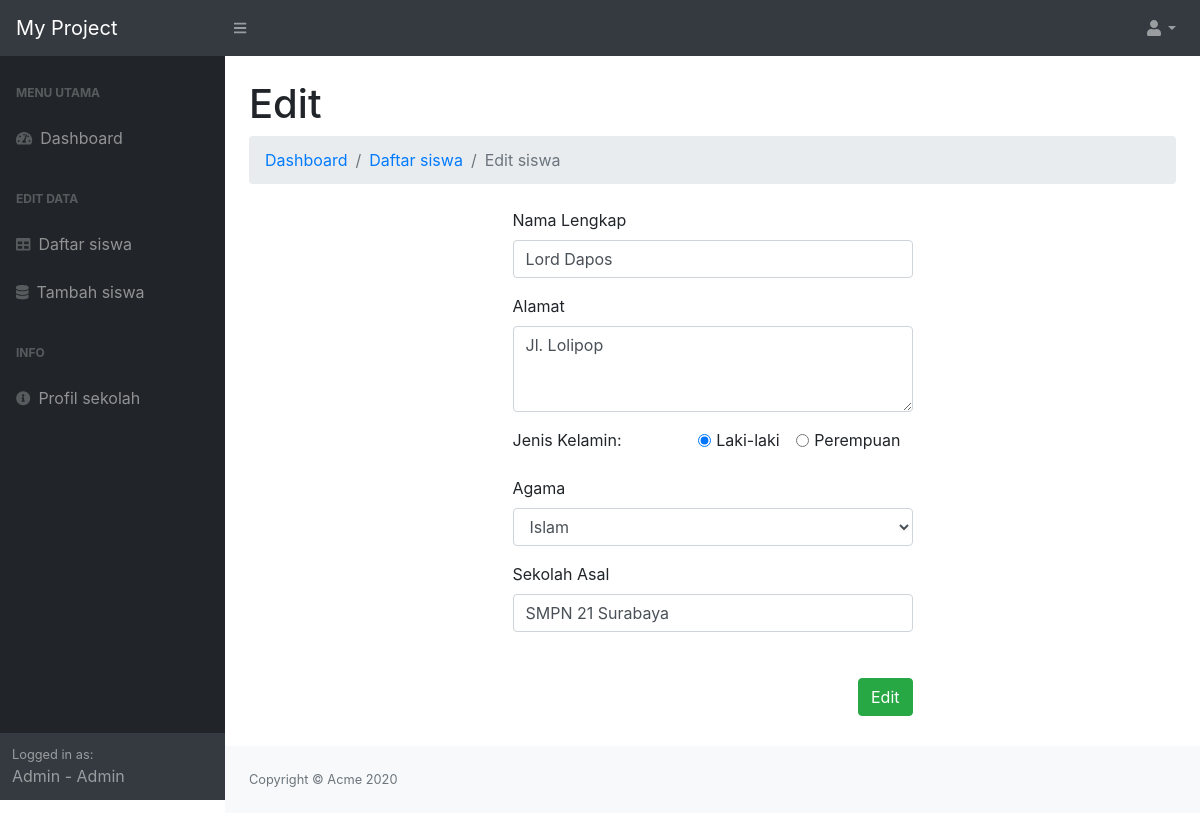
Page /main/views/form-edit.view.php?id=1 (signed in) on the earlier database version.
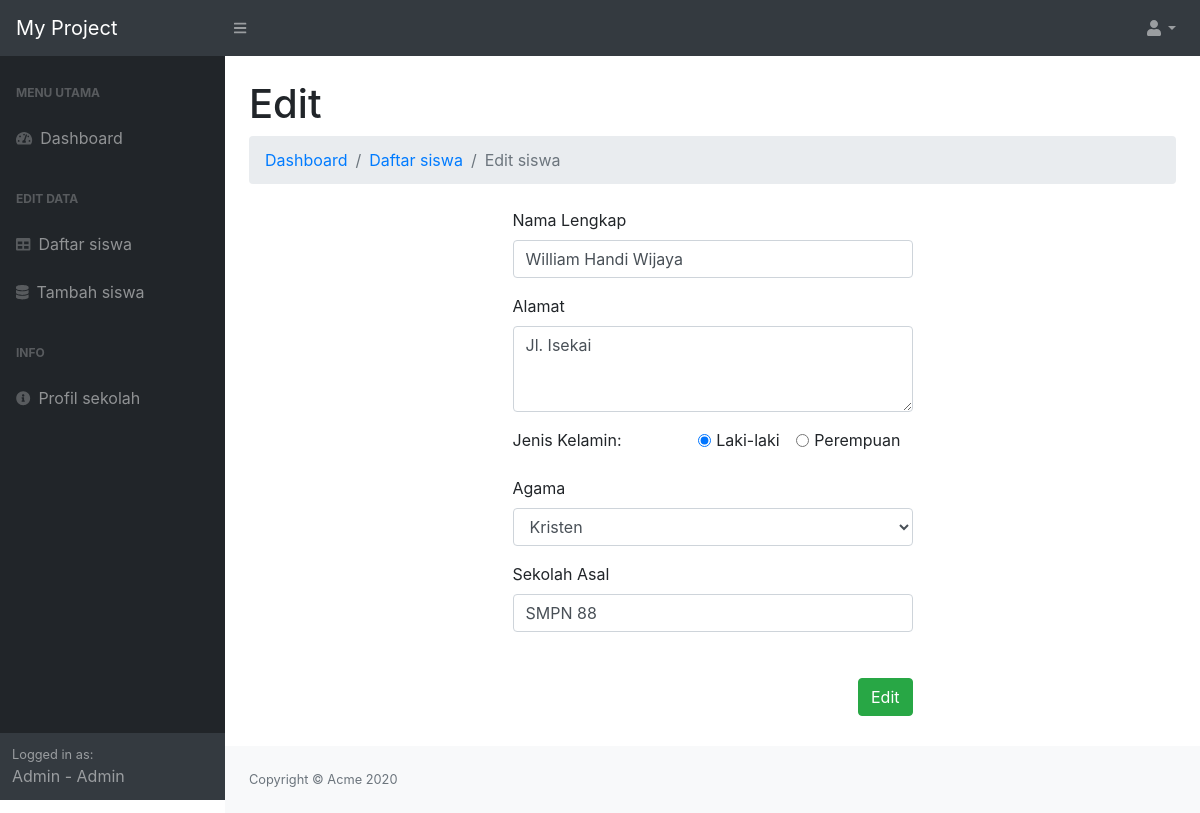
Same page on the later database version.
### tables this page shows
CREATE TABLE `calon_siswa` (
  `id` int(100) UNSIGNED NOT NULL,
  `nama` varchar(64) NOT NULL,
  `alamat` varchar(255) NOT NULL,
  `jenis_kelamin` varchar(10) NOT NULL,
  `agama` varchar(10) NOT NULL,
  `sekolah_asal` varchar(64) NOT NULL
);

### main/assets/form-edit.asset.php (called while the page is built, shortened)
<?php
$id = $_GET['id'];
$query = "SELECT * FROM calon_siswa WHERE id=$id";
$stmt = $mysqli->query($query);
$siswa = $stmt->fetch_assoc();

### main/views/form-edit.view.php (the view, shortened to what this page needs)
<?php
require_once "../../database/connection.php";
require "../assets/form-edit.asset.php";
require "partials/head.php";
?>
<main>
    <div class="container-fluid">
        <h1 class="mt-4">Edit</h1>
        <ol class="breadcrumb mb-4">
            <li class="breadcrumb-item"><a href="../dashboard">Dashboard</a></li>
            <li class="breadcrumb-item"><a href="../siswa/list">Daftar siswa</a></li>
            <li class="breadcrumb-item active">Edit siswa</li>
        </ol>
        <div id="form">
            <form action="../assets/proses-edit.php" method="POST">
                <div class="form-group">
                    <label for="nama">Nama Lengkap</label>
                    <input type="text" name="nama" class="form-control" value="<?php echo $siswa['nama'] ?>" required>
                </div>
                <div class="form-group">
                    <label for="alamat">Alamat</label>
                    <textarea class="form-control" rows="3" name="alamat" required><?php echo $siswa['alamat'] ?></textarea>
                </div>
                <div class="form-group">
                    <label for="jenis_kelamin">Jenis Kelamin: </label>
                    <?php $jenis_kelamin = $siswa['jenis_kelamin']; ?>
                    <div id="row">
                        <div class="form-check form-check-inline">
                            <input class="form-check-input" type="radio" name="jenis_kelamin" id="inlineRadio1" value="Laki-laki"
                                <?php echo ($jenis_kelamin == 'Laki-laki') ? "checked" : "" ?>>
                            <label class="form-check-label" for="Laki-laki">Laki-laki</label>
                        </div>
                        <div class="form-check form-check-inline">
                            <input class="form-check-input" type="radio" name="jenis_kelamin" id="inlineRadio2" value="Perempuan"
                                <?php echo ($jenis_kelamin == 'Perempuan') ? "checked" : "" ?>>
                            <label class="form-check-label" for="Perempuan">Perempuan</label>
                        </div>
                    </div>
                </div>
                <div class="form-group">
                    <label for="agama">Agama</label>
                    <?php $agama = $siswa['agama']; ?>
                    <select class="form-control" name="agama">
                        <option <?php echo ($agama == 'Islam') ? "selected" : "" ?>>Islam</option>
                        <option <?php echo ($agama == 'Kristen') ? "selected" : "" ?>>Kristen</option>
                    </select>
                </div>
                <div class="form-group">
                    <label for="sekolah_asal">Sekolah Asal</label>
                    <input type="text" name="sekolah_asal" class="form-control" value="<?php echo $siswa['sekolah_asal'] ?>" required>
                </div>
                <div class="button">
                    <button id="submitButton" class="btn btn-success" type="submit">Edit</button>
                </div>
            </form>
        </div>
    </div>
</main>
<?php require "./partials/footer.php"; ?>

### main/views/partials/head.php (shortened to what this page needs)
<head>
    <link href="../../../main/css/styles.css" rel="stylesheet" type="text/css"/>
    <link href="../../../main/css/form.css" rel="stylesheet" type="text/css">
    <link href="https://cdn.datatables.net/1.10.20/css/dataTables.bootstrap4.min.css" rel="stylesheet" />
</head>
<body class="sb-nav-fixed">
    <nav class="sb-topnav navbar navbar-expand navbar-dark bg-dark">
        <a class="navbar-brand" href="../../main/dashboard">My Project</a>
        <button class="btn btn-link btn-sm order-1 order-lg-0" id="sidebarToggle" href="#"><i class="fas fa-bars"></i></button>
        <ul id="navbar" class="navbar-nav ml-auto ml-md-0">
            <li class="nav-item dropdown">
                <a class="nav-link dropdown-toggle" id="userDropdown" href="#" role="button" data-toggle="dropdown" aria-haspopup="true" aria-expanded="false"><i class="fas fa-user fa-fw"></i></a>
            </li>
        </ul>
    </nav>
    <div id="layoutSidenav">
        <div id="layoutSidenav_nav">
            <nav class="sb-sidenav accordion sb-sidenav-dark" id="sidenavAccordion">
                <div class="sb-sidenav-menu">
                    <div class="nav">
                        <div class="sb-sidenav-menu-heading">Menu utama</div>
                        <a class="nav-link" href="../../main/dashboard">
                            <div class="sb-nav-link-icon"><i class="fas fa-tachometer-alt"></i></div>
                            Dashboard
                        </a>
                        <?php if ($_SESSION["role"] == "admin") : ?>
                            <div class="sb-sidenav-menu-heading">Edit data</div>
                            <a class="nav-link" href="../../../main/siswa/list">
                                <div class="sb-nav-link-icon"><i class="fas fa-table"></i></div>
                                Daftar siswa
                            </a>
                            <a class="nav-link" href="../../../main/siswa/daftar">
                                <div class="sb-nav-link-icon"><i class="fa fa-database"></i></div>
                                Tambah siswa
                            </a>
                        <?php endif; ?>
                        <div class="sb-sidenav-menu-heading">Info</div>
                        <a class="nav-link" href="../../main/profile">
                            <div class="sb-nav-link-icon"><i class="fas fa-info-circle"></i></div>
                            Profil sekolah
                        </a>
                    </div>
                </div>
                <div class="sb-sidenav-footer">
                    <div class="small">Logged in as:</div>
                    <div><?= ucwords($_SESSION['role']) ?> - <?= ucwords($_SESSION['username']) ?></div>
                </div>
            </nav>
        </div>
        <div id="layoutSidenav_content">

### main/views/partials/footer.php (shortened to what this page needs)
<footer class="py-4 bg-light mt-auto">
                <div class="container-fluid">
                    <div class="d-flex align-items-center justify-content-between small">
                        <div class="text-muted">Copyright &copy; Acme 2020</div>
                    </div>
                </div>
            </footer>
        </div>
    </div>
</body>
</html>

### main/css/form.css (style rules this page uses)
#form { width: 40%; min-width: 400px; margin: auto; overflow: hidden; }
#submitButton { float: right; margin: 30px 0; }
#row { float: right; }

Differences in the rows shown:
changed calon_siswa: nama "Lord Dapos" → "William Handi Wijaya"; alamat "Jl. Lolipop" → "Jl. Isekai"; agama "Islam" → "Kristen"; sekolah_asal "SMPN 21 Surabaya" → "SMPN 88"
